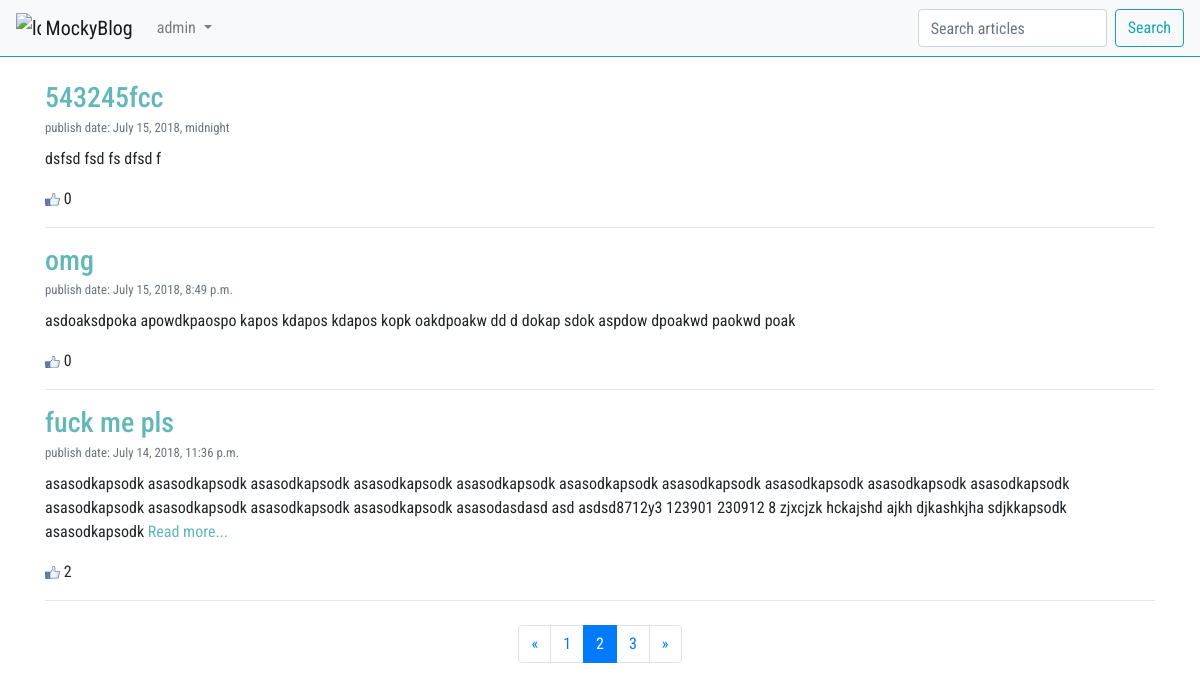
The app's page /page/2/ (signed in), older data.
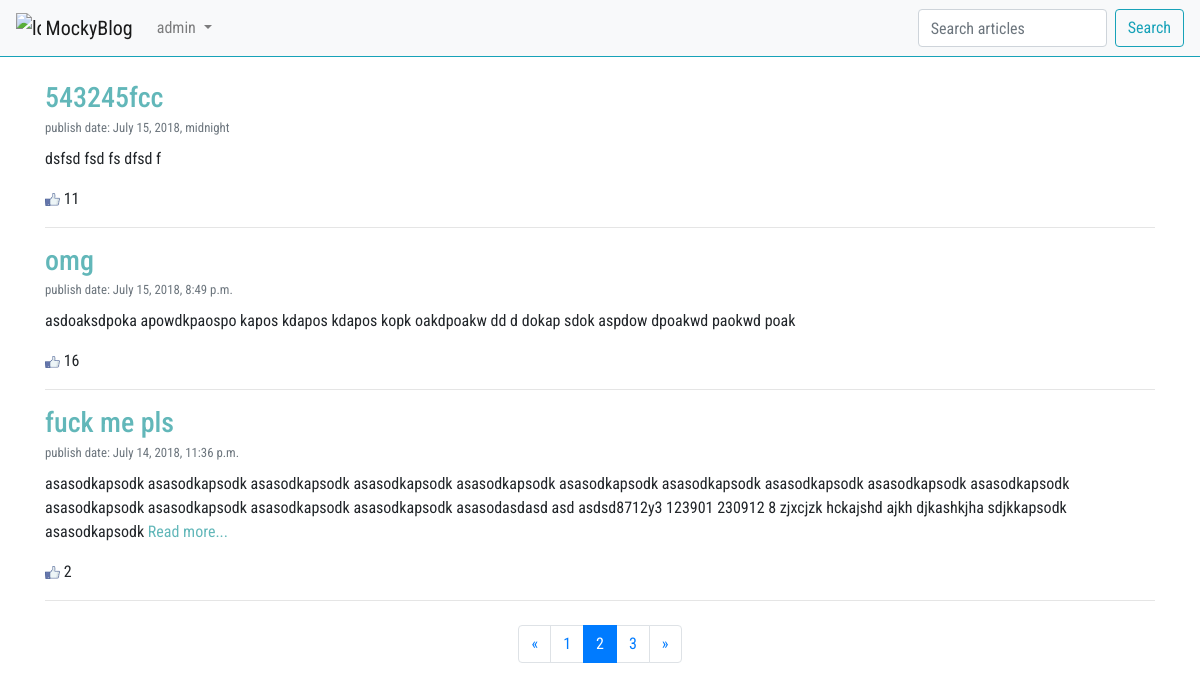
The same page, newer data.
### article/models.py (models this page shows, shortened)
class Article(models.Model):
    class Meta:
        db_table = "Article"
    article_title = models.CharField(max_length=200)
    article_text = models.TextField()
    article_date = models.DateTimeField(null=True)
    article_likes = models.IntegerField(default=0)

### article/views.py (the view)
# urls.py: url(r'^page/(\d+)/$', views.articles, name="post_with_pages"),
def articles(request, page_number=1):
    all_articles = Article.objects.all()[::-1]
    current_page = Paginator(all_articles, 3)
    return render(request, template_name='article/articles.html',
                  context={
                      'articles': current_page.page(page_number),
                      'user': auth.get_user(request)
                  })

### article/templates/article/articles.html (shortened to what the changed rows need)
{% extends 'index.html' %}
{% load static %}
{% block article %}
    <main>
        {% if search_res %}
            <div class="container mt-4">
                {% for article in search_res %}
                    <h3 class="mb-0 pb-0">
                        <a style="color: #62B7B9" href="/article/{{ article.id }}/">{{ article.article_title }}</a>
                    </h3>
                    <small class="text-muted mt-0 pt-0">publish date: {{ article.article_date }}</small>
                    <div class="article_text mt-2 mb-0">
                        {% if article.article_text|length < 300 %}
                            <p> {{ article.article_text }}</p>
                        {% else %}
                            <p>
                                {{ article.article_text|slice:"0:300" }}
                                <a style="color: #62B7B9" href="/article/{{ article.id }}/">Read more...</a>
                            </p>
                        {% endif %}
                    </div>
                    <div class="mt-0">
                        <a href="/article/addlike/{{ article.id }}/">
                            <img src='{% static "likes.png" %}' width="15" alt="likes">
                        </a>
                        {{ article.article_likes }}
                    </div>
                    <hr>
                {% endfor %}
            </div>
            <div class="container mt-4">
                <nav aria-label="Page navigation">
                    <ul class="pagination justify-content-center">
                        {% if search_res.has_previous %}
                            <li class="page-item">
                                <a class="page-link" href="/find/{{ search_res.previous_page_number }}/?q={{ q }}"
                                   aria-label="Previous">
                                    <span aria-hidden="true">&laquo;</span>
                                    <span class="sr-only">Previous</span>
                                </a>
                            </li>
                        {% else %}
                            <li class="page-item disabled">
                                <a class="page-link" href="" aria-label="Previous">
                                    <span aria-hidden="true">&laquo;</span>
                                    <span class="sr-only">Previous</span>
                                </a>
                            </li>
                        {% endif %}
                        {% for page in search_res.paginator.page_range %}
                            {% if page == search_res.number %}
                                <li class="page-item active">
                                    <a class="page-link" href="/find/{{ page }}//?q={{ q }}">
                                        {{ page }}
                                        <span class="sr-only">(current)</span>
                                    </a>
                                </li>
                            {% else %}
                                <li class="page-item"><a href="/find/{{ page }}/?q={{ q }}"
                                                         class="page-link">{{ page }}</a></li>
                            {% endif %}
                        {% endfor %}
                        {% if search_res.has_next %}
                            <li class="page-item">
                                <a class="page-link" href="/find/{{ search_res.next_page_number }}/?q={{ q }}">&raquo;</a>
                            </li>
                        {% else %}
                            <li class="page-item disabled">
                                <a class="page-link" href="">&raquo;</a>
                            </li>
                        {% endif %}
                    </ul>
                </nav>
            </div>
        {% else %}
            <div class="container mt-4">
                {% for article in articles %}
                    <h3 class="mb-0 pb-0">
                        <a style="color: #62B7B9" href="/article/{{ article.id }}/">{{ article.article_title }}</a>
                    </h3>
                    <small class="text-muted mt-0 pt-0">publish date: {{ article.article_date }}</small>
                    <div class="article_text mt-2 mb-0">
                        {% if article.article_text|length < 300 %}
                            <p> {{ article.article_text }}</p>
                        {% else %}
                            <p>
                            </p>
                        {% endif %}
                    </div>
                    <div class="mt-0">
                        <a href="/article/addlike/{{ article.id }}/">
                            <img src='{% static "likes.png" %}' width="15" alt="likes">
                        </a>
                        {{ article.article_likes }}
                    </div>
                    <hr>
                {% endfor %}
            </div>
        {% endif %}
    </main>
{% endblock %}

Row changes from the older to the newer data that the page shows:
changed Article "543245fcc": article_likes "0" → "11"
changed Article "omg": article_likes "0" → "16"
